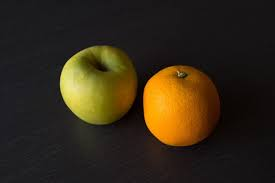
#> input picture clase5/imagenFrutas.jpg, 275 x 183 px
$ python clase5.py
#> lines starting #> are read from the running program, lines starting #| are printed output that depends on the picture; after the words box and inside, x2 and y2 are one past the last pixel; in counts of white or black regions, pixels touching at a corner belong together
#Leer la imagen
import cv2
import numpy as np
import matplotlib.pyplot as plt

img = cv2.imread('imagenFrutas.jpg')
#> img is the input picture: shape (183, 275, 3); mean B, G, R 24, 40.9, 51.5
gray = cv2.cvtColor(img, cv2.COLOR_BGR2GRAY)
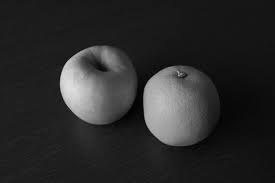
#> gray: shape (183, 275); min 1, max 222, mean 42.2

matriz = np.ones(gray.shape, dtype='uint8')*50


#Umbralizacion básica
#retval, dst = cv2.threshold(imagen, tresh(debajo=0, encima=255),maxValue, tipo de umbral)

#Umbralizacion adaptativa
#dst = cv2.adaptativeThreshold(imagen, maxValue, adaptiveMethod, thresholdType, blocksize)

brilloGray = cv2.add(gray, matriz)
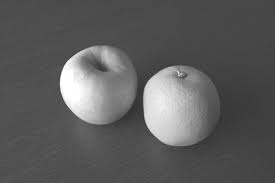
#> brilloGray: shape (183, 275); min 51, max 255, mean 92.1

_,imgthresh1 = cv2.threshold(brilloGray, 160, 255, cv2.THRESH_BINARY)
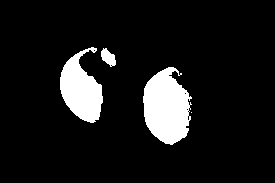
#> imgthresh1: shape (183, 275); 9.7% white; 4 white regions (1 under 20 px), largest, box (x1, y1, x2, y2) and area: (143, 67, 192, 145) 2724, (60, 47, 103, 123) 1970, (101, 48, 116, 67) 176
_,imgthresh2 = cv2.threshold(brilloGray, 160, 255, cv2.THRESH_BINARY_INV)

adapt_imgthres1 = cv2.adaptiveThreshold(brilloGray, 255, cv2.ADAPTIVE_THRESH_MEAN_C, cv2.THRESH_BINARY, 11, 7)
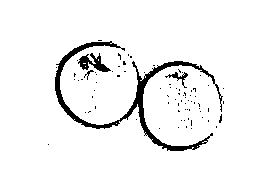
#> adapt_imgthres1: shape (183, 275); 94.9% white; 79 black regions (75 under 20 px), largest, box (x1, y1, x2, y2) and area: (55, 41, 223, 151) 1984, (78, 53, 111, 72) 278, (165, 72, 188, 88) 92, (84, 70, 94, 80) 26

oscuroGray = cv2.subtract(gray,matriz)
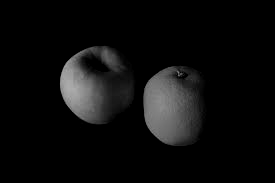
#> oscuroGray: shape (183, 275); min 0, max 172, mean 12.8

_,imgthresh3 = cv2.threshold(oscuroGray, 50, 255, cv2.THRESH_BINARY)
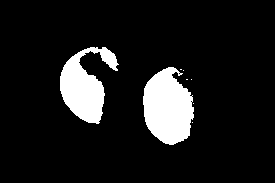
#> imgthresh3: shape (183, 275); 10.5% white; 8 white regions (6 under 20 px), largest, box (x1, y1, x2, y2) and area: (143, 67, 194, 145) 2914, (60, 47, 119, 124) 2387
_,imgthresh4 = cv2.threshold(oscuroGray, 50, 255, cv2.THRESH_BINARY_INV)

adapt_imgthres2 = cv2.adaptiveThreshold(oscuroGray, 255, cv2.ADAPTIVE_THRESH_MEAN_C, cv2.THRESH_BINARY_INV,11,7)
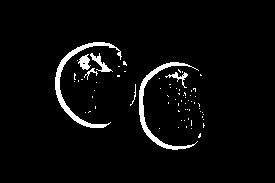
#> adapt_imgthres2: shape (183, 275); 4% white; 69 white regions (62 under 20 px), largest, box (x1, y1, x2, y2) and area: (55, 42, 122, 128) 742, (139, 62, 199, 150) 675, (90, 53, 113, 72) 138

#Mostrar la imagen
fig = plt.figure()
ax1 = fig.add_subplot(2,4,1)
ax1.imshow(brilloGray,cmap='gray')
ax1.set_title('ImagenGray')

ax3 = fig.add_subplot(2,4,2)
ax3.imshow(imgthresh1,cmap='gray')
ax3.set_title('Brillo Thresh 1')

ax4 = fig.add_subplot(2,4,3)
ax4.imshow(imgthresh2,cmap='gray')
ax4.set_title('Brillo Thresh 2')

ax2 = fig.add_subplot(2,4,4)
ax2.imshow(adapt_imgthres1,cmap='gray')
ax2.set_title('Brillo adap_Thresh 1')

ax5 = fig.add_subplot(2,4,5)
ax5.imshow(oscuroGray,cmap='gray')
ax5.set_title('Oscuro con Gray')

ax6 = fig.add_subplot(2,4,6)
ax6.imshow(imgthresh3,cmap='gray')
ax6.set_title('Oscuro Thresh 3')

ax7 = fig.add_subplot(2,4,7)
ax7.imshow(imgthresh4,cmap='gray')
ax7.set_title('Oscuro Thresh 4')

ax8 = fig.add_subplot(2,4,8)
ax8.imshow(adapt_imgthres2,cmap='gray')
ax8.set_title('Oscuro adap_Thresh 2')

plt.show()
